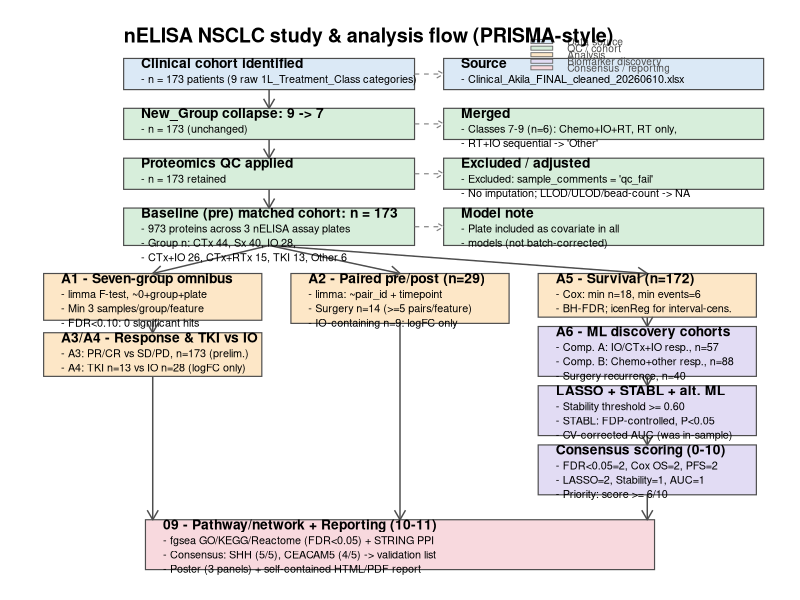

Source code (R):
library(ggplot2)
library(grid)

# ---- EDIT FOR YOUR MACHINE --------------------------------------------------
PROJECT_DIR <- "C:/Users/uqamudiy/OneDrive - The University of Queensland/Documents/Nomic_Lung_CA"
OUTPUT_PDF  <- file.path(PROJECT_DIR, "figures", "00_overview", "00_prisma_pipeline_flow.pdf")
# -----------------------------------------------------------------------------

dir.create(dirname(OUTPUT_PDF), recursive = TRUE, showWarnings = FALSE)

PAGE_W <- 100
PAGE_H <- 350
TITLE_H <- 6
PAD <- 2.4
LINE_H <- 4.3

FILL_PALETTE <- c(
  source    = "#dbe9f6",
  qc        = "#d7eedb",
  analysis  = "#fde7c7",
  biomarker = "#e2dcf4",
  consensus = "#f8d9de",
  report    = "#ececec"
)

make_box <- function(x, y_top, w, h, fill, title, detail = NULL) {
  rect <- data.frame(xmin = x, xmax = x + w, ymin = y_top - h, ymax = y_top, fill_group = fill)
  ttl  <- data.frame(x = x + PAD, y = y_top - TITLE_H / 2, label = title)
  det  <- NULL
  if (!is.null(detail)) {
    det <- data.frame(
      x = x + PAD, y = y_top - TITLE_H - PAD - LINE_H / 2,
      label = paste0(paste0("- ", detail), collapse = "\n")
    )
  }
  list(rect = rect, title = ttl, detail = det)
}

boxes <- list(
  # ---- trunk: identification / screening -----------------------------------
  A     = make_box(12, 330, 40, 20, "source", "Clinical cohort identified",
                    "n = 173 patients (9 raw 1L_Treatment_Class categories)"),
  A_n   = make_box(56, 330, 44, 20, "source", "Source",
                    "Clinical_Akila_FINAL_cleaned_20260610.xlsx"),
  B     = make_box(12, 298, 40, 20, "qc", "New_Group collapse: 9 -> 7",
                    "n = 173 (unchanged)"),
  B_n   = make_box(56, 298, 44, 20, "qc", "Merged",
                    c("Classes 7-9 (n=6): Chemo+IO+RT, RT only,",
                      "RT+IO sequential -> 'Other'")),
  C     = make_box(12, 266, 40, 20, "qc", "Proteomics QC applied",
                    "n = 173 retained"),
  C_n   = make_box(56, 266, 44, 20, "qc", "Excluded / adjusted",
                    c("Excluded: sample_comments = 'qc_fail'",
                      "No imputation; LLOD/ULOD/bead-count -> NA")),
  D     = make_box(12, 234, 40, 24, "qc", "Baseline (pre) matched cohort: n = 173",
                    c("973 proteins across 3 nELISA assay plates",
                      "Group n: CTx 44, Sx 40, IO 28,",
                      "CTx+IO 26, CTx+RTx 15, TKI 13, Other 6")),
  D_n   = make_box(56, 234, 44, 24, "qc", "Model note",
                    c("Plate included as covariate in all",
                      "models (not batch-corrected)")),

  # ---- left branch: cross-sectional contrasts -------------------------------
  L1    = make_box(1, 192, 30, 30, "analysis", "A1 - Seven-group omnibus",
                    c("limma F-test, ~0+group+plate", "Min 3 samples/group/feature",
                      "FDR<0.10: 0 significant hits")),
  L2    = make_box(1, 154, 30, 28, "analysis", "A3/A4 - Response & TKI vs IO",
                    c("A3: PR/CR vs SD/PD, n=173 (prelim.)",
                      "A4: TKI n=13 vs IO n=28 (logFC only)")),

  # ---- middle branch: paired analysis ---------------------------------------
  M1    = make_box(35, 192, 30, 32, "analysis", "A2 - Paired pre/post (n=29)",
                    c("limma: ~pair_id + timepoint", "Surgery n=14 (>=5 pairs/feature)",
                      "IO-containing n=9: logFC only")),

  # ---- right branch: survival + biomarker discovery -------------------------
  R1    = make_box(69, 192, 30, 28, "analysis", "A5 - Survival (n=172)",
                    c("Cox: min n=18, min events=6", "BH-FDR; icenReg for interval-cens.")),
  R2    = make_box(69, 158, 30, 32, "biomarker", "A6 - ML discovery cohorts",
                    c("Comp. A: IO/CTx+IO resp., n=57", "Comp. B: Chemo+other resp., n=88",
                      "Surgery recurrence, n=40")),
  R3    = make_box(69, 120, 30, 32, "biomarker", "LASSO + STABL + alt. ML",
                    c("Stability threshold >= 0.60", "STABL: FDP-controlled, P<0.05",
                      "CV-corrected AUC (was in-sample)")),
  R4    = make_box(69, 82, 30, 32, "biomarker", "Consensus scoring (0-10)",
                    c("FDR<0.05=2, Cox OS=2, PFS=2", "LASSO=2, Stability=1, AUC=1",
                      "Priority: score >= 6/10")),

  # ---- convergence -----------------------------------------------------------
  CONV  = make_box(15, 34, 70, 32, "consensus", "09 - Pathway/network + Reporting (10-11)",
                    c("fgsea GO/KEGG/Reactome (FDR<0.05) + STRING PPI",
                      "Consensus: SHH (5/5), CEACAM5 (4/5) -> validation list",
                      "Poster (3 panels) + self-contained HTML/PDF report"))
)

rect_df   <- do.call(rbind, lapply(boxes, `[[`, "rect"))
title_df  <- do.call(rbind, lapply(boxes, `[[`, "title"))
detail_df <- do.call(rbind, Filter(Negate(is.null), lapply(boxes, `[[`, "detail")))

arrows <- rbind(
  data.frame(x = 32, xend = 32, y = 310, yend = 298),           # A -> B
  data.frame(x = 32, xend = 32, y = 278, yend = 266),           # B -> C
  data.frame(x = 32, xend = 32, y = 246, yend = 234),           # C -> D
  data.frame(x = 32, xend = 16, y = 210, yend = 192),           # D -> L1
  data.frame(x = 32, xend = 50, y = 210, yend = 192),           # D -> M1
  data.frame(x = 32, xend = 84, y = 210, yend = 192),           # D -> R1
  data.frame(x = 16, xend = 16, y = 162, yend = 154),           # L1 -> L2
  data.frame(x = 84, xend = 84, y = 164, yend = 158),           # R1 -> R2
  data.frame(x = 84, xend = 84, y = 126, yend = 120),           # R2 -> R3
  data.frame(x = 84, xend = 84, y = 88,  yend = 82),            # R3 -> R4
  data.frame(x = 16, xend = 16, y = 126, yend = 34),            # L2 -> convergence
  data.frame(x = 50, xend = 50, y = 160, yend = 34),            # M1 -> convergence
  data.frame(x = 84, xend = 84, y = 50,  yend = 34)             # R4 -> convergence
)

connectors <- rbind(  # trunk box -> its side note
  data.frame(x = 52, xend = 56, y = 320, yend = 320),
  data.frame(x = 52, xend = 56, y = 288, yend = 288),
  data.frame(x = 52, xend = 56, y = 256, yend = 256),
  data.frame(x = 52, xend = 56, y = 222, yend = 222)
)

leg_labels <- c("Data source", "QC / cohort", "Analysis", "Biomarker discovery", "Consensus / reporting")
leg_fill   <- c("source", "qc", "analysis", "biomarker", "consensus")
leg_y      <- 345 - seq_along(leg_labels) * 4.2
leg_rect   <- data.frame(xmin = 68, xmax = 71, ymin = leg_y - 1.3, ymax = leg_y + 1.3, f = leg_fill)
leg_text   <- data.frame(x = 73, y = leg_y, label = leg_labels)

p <- ggplot() +
  geom_rect(data = rect_df, aes(xmin = xmin, xmax = xmax, ymin = ymin, ymax = ymax, fill = fill_group),
            color = "grey30", linewidth = 0.4) +
  geom_segment(data = arrows, aes(x = x, xend = xend, y = y, yend = yend),
               arrow = arrow(length = unit(0.11, "inches")), color = "grey30", linewidth = 0.5) +
  geom_segment(data = connectors, aes(x = x, xend = xend, y = y, yend = yend),
               arrow = arrow(length = unit(0.08, "inches")), color = "grey50", linewidth = 0.4, linetype = "dashed") +
  geom_text(data = title_df, aes(x = x, y = y, label = label),
            hjust = 0, vjust = 0.5, fontface = "bold", size = 3.5, family = "sans") +
  geom_text(data = detail_df, aes(x = x, y = y, label = label),
            hjust = 0, vjust = 1, size = 2.75, lineheight = 1.1, family = "sans") +
  geom_rect(data = leg_rect, aes(xmin = xmin, xmax = xmax, ymin = ymin, ymax = ymax, fill = f),
            color = "grey40", linewidth = 0.3) +
  geom_text(data = leg_text, aes(x = x, y = y, label = label), hjust = 0, size = 2.6, color = "grey30") +
  scale_fill_manual(values = FILL_PALETTE, guide = "none") +
  annotate("text", x = 12, y = 345, label = "nELISA NSCLC study & analysis flow (PRISMA-style)",
           hjust = 0, size = 5, fontface = "bold") +
  coord_cartesian(xlim = c(0, PAGE_W), ylim = c(0, PAGE_H), clip = "off") +
  theme_void()

cairo_pdf(OUTPUT_PDF, width = 12, height = 17)
print(p)
dev.off()

message("PRISMA-style flow diagram written to: ", OUTPUT_PDF)
